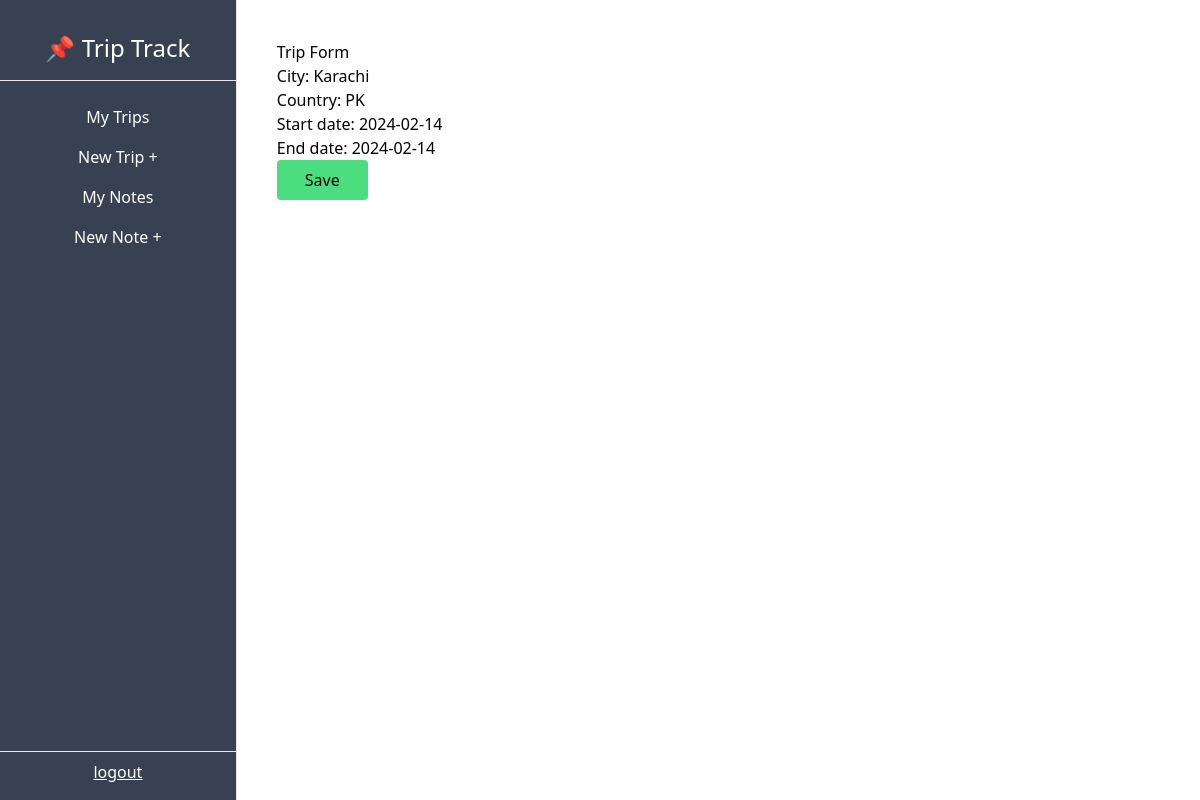
Screenshot of /dashboard/trip/1/update/ with the database file from the repository.
### trip/models.py (models this page shows, shortened)
class Trip(models.Model):
    city = models.CharField(max_length=50)
    country = models.CharField(max_length=2)
    start_date = models.DateField(blank=True, null=True)
    end_date = models.DateField(blank=True, null=True)
    owner = models.ForeignKey(User, on_delete=models.CASCADE, related_name='trips')

### trip/views.py (the view)
# urls.py: path("dashboard/trip/<int:pk>/update/",TripUpdateView.as_view(), name='trip-update'),
class TripUpdateView(UpdateView):
    model = Trip
    success_url = reverse_lazy('trip-list')
    fields = ["city", "country", "start_date", "end_date"]

### trip/templates/trip/trip_form.html (shortened to what this page needs)
{% extends "trip/_base.html" %}
{% load tailwind_filters %}
{% block content %}
<h1>Trip Form</h1>
<form method ="POST">
    {{form|crispy}}
    <input type="submit" value="Save" class="bg-green-400 px-7 py-2 rounded hover:cursor-pointer hover:bg-green-300" >
</form>
{% endblock content %}

### rows the page displays
Trip: city "Karachi", country "PK", start_date "2024-02-14", end_date "2024-02-14"
